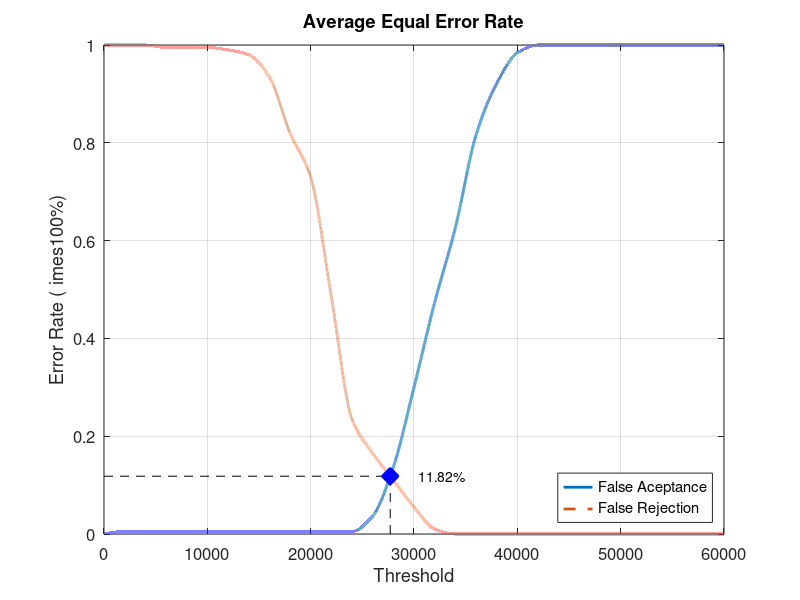
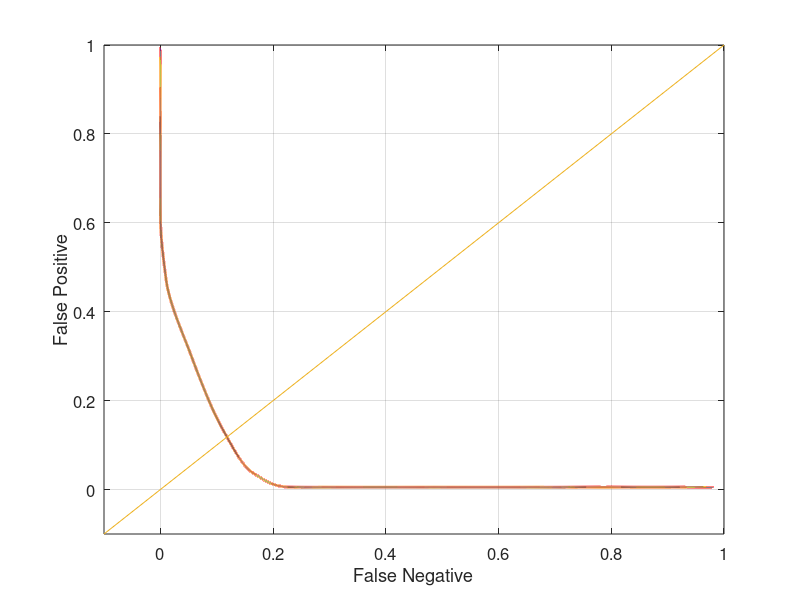

These charts were generated, in order, by the following MATLAB code:
close all;
clear;
clc;
x = 0:2000:60000;
xq = 0:0.5:60000;

y0 = [0 0.00526316 0.00526316 0.00526316 0.00526316 0.00526316 0.00526316 0.00526316 0.00526316 0.00526316 0.00526316 0.00526316 0.00526316 0.0368421 0.136842 0.3 0.473684 0.626316 0.815789 0.921053 0.984211 1 1 1 1 1 1 1 1 1 1]
yy0 = interp1(x, y0, xq, 'pchip');
y1 = [1 1 1 0.995 0.995 0.995 0.99 0.98 0.935 0.82 0.73 0.485 0.235 0.165 0.11 0.055 0.01 0 0 0 0 0 0 0 0 0 0 0 0 0 0]
yy1 = interp1(x, y1, xq, 'pchip');

% Calculating EER: 
y2 = abs(y0 - y1);
find(y2 == min(y2))
yy2 = abs(yy0 - yy1);
xEER = find(yy2 == min(yy2));
xEERIndex = xq(xEER) % X-axis EER
yEER = yy0(xEER) % Y-axis EER

main = figure
plot(xq, yy0,'-','LineWidth', 2);	hold on
plot(xq, yy1,'--','LineWidth', 2);	hold on
plot([xEERIndex xEERIndex], [0 yEER], 'k--');	hold on
plot([0 xEERIndex], [yEER yEER], 'k--');	hold on
plot(xEERIndex, yEER, 'bx', 'LineWidth', 10);	hold on
text(xEERIndex + 10 * xEERIndex / 100, yEER, [num2str(round((10000 * yEER)) / 100) '%'])
legend('False Aceptance', 'False Rejection', 'Location', 'SouthEast')
xlabel('Threshold')
ylabel('Error Rate (	imes100%)')
title('Average Equal Error Rate')
set(gca, 'FontSize', 12)
axis([0 60000 0 1])
grid on

print(main, 'Database1_1Main', '-dpng');
FNRxFPR = figure('Color', [1 1 1]);
plot(yy1, yy0, '-', yy1, yy0, 'LineWidth', 2);
hold on
y = -0.1:0.1:1
plot(y, y); 
set(gca, 'FontSize', 12)
xlabel('False Negative')
ylabel('False Positive')
axis([-0.1 1 -0.1 1])
set(gca, 'FontSize', 12)
grid on

print(FNRxFPR, 'Database1_1FNRxFPR','-dpng');
